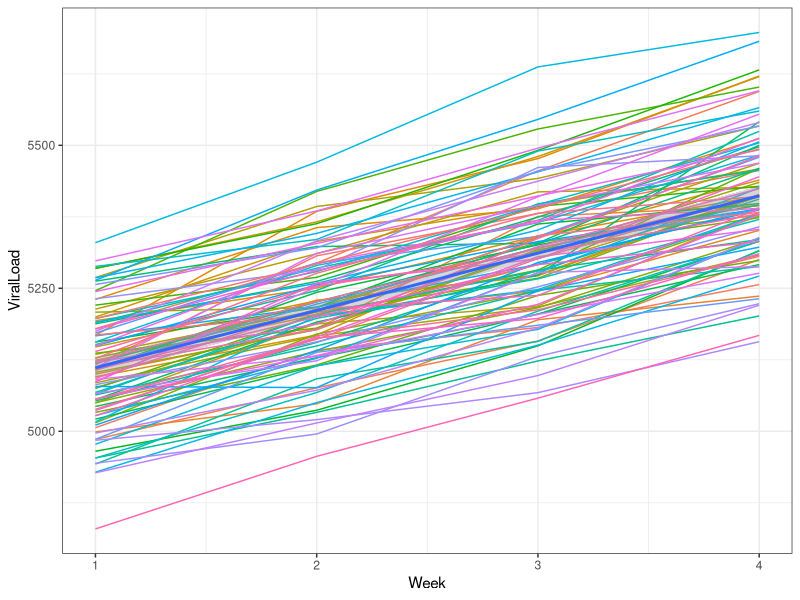
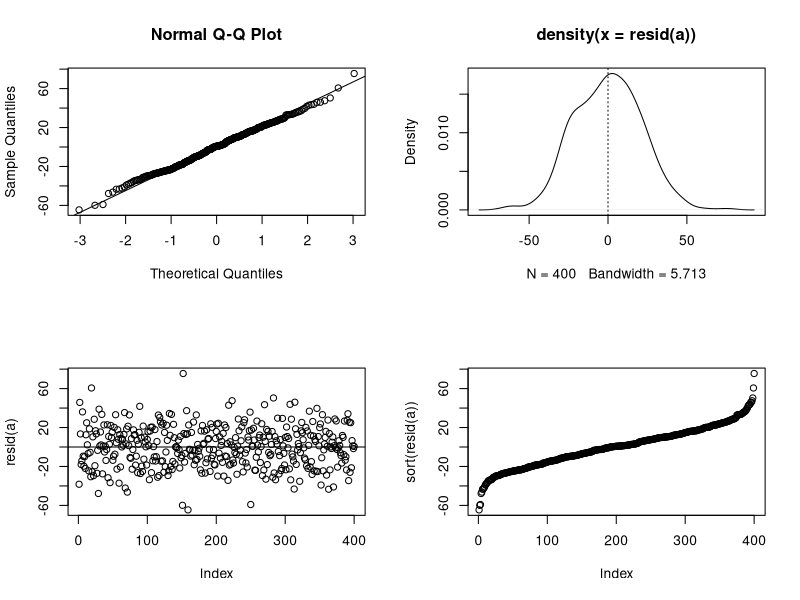
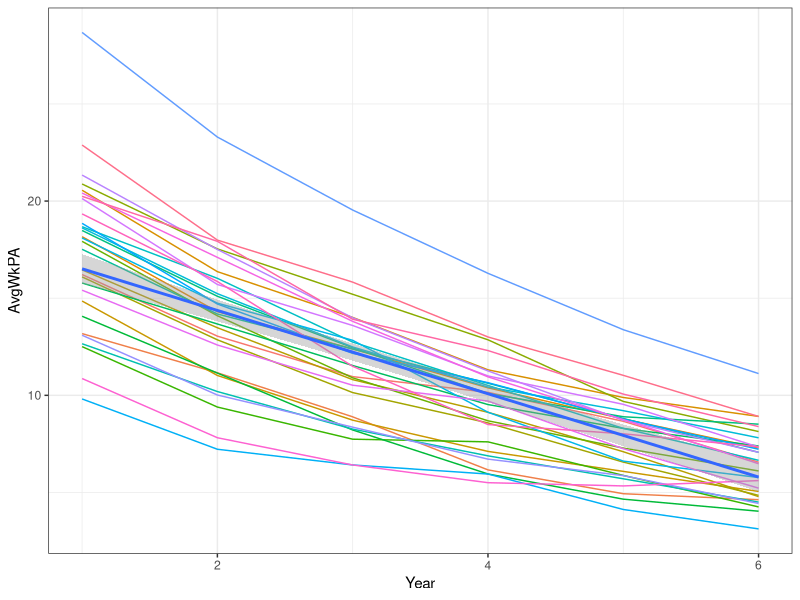
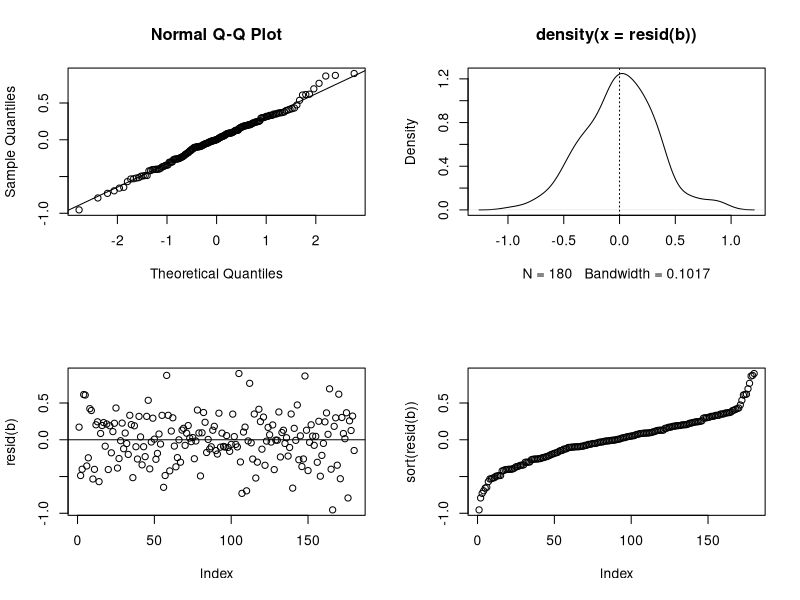

These charts were generated, in order, by the following R code:
## ---- chunk 1
knitr::opts_chunk$set(echo = TRUE, warning = F, message = F)

library(ggplot2)
library(lmerTest)
library(dplyr)
## ---- chunk 2
dat1 <- read.csv("Viral Load.csv")
sum(is.na(dat1))
str(dat1)
dat1$Subject <- as.factor(dat1$Subject)
dat1$Treatment <- as.factor(dat1$Treatment)
## ---- chunk 3
#Visualize Subjects Over Time 

dat1 %>% 
  ggplot(aes(x = Week, 
             y = ViralLoad, 
             color = factor(Subject), 
             group = Subject)) + 
  geom_line() +  # individual trajectory
  geom_smooth(aes(group = 1), method = "lm") +  # overall trend line
  theme_bw() +
  #facet_wrap(~Treatment) +
  theme(legend.position = "none")
## ---- chunk 4
a <- lmer(ViralLoad ~ Week * Treatment + 
            (1 + Week|Treatment:Subject),  
          data = dat1)
## ---- chunk 5
#Check Model Assumptions 

#Check normality, homoskedasticity, and for potential outliers of model residuals.
#Normality
par(mfrow = c(2,2)) #Make the plot screen into 4 parts
qqnorm(resid(a)) #Display the 1st plot of the actual response values v the estimated values
qqline(resid(a)) #Makes the expected line of values
plot(density(resid(a))) #Display 2nd plot of distribution of residuals
abline(v=0,lty=3) #Dotted line on the mean=0
#Homoskedasticity
plot(resid(a)) #Display 3rd plot as the distribution of the residuals
abline(h=0) #Straight line along resid=0
#Outliers
plot(sort(resid(a))) #Display 4th 

## ---- chunk 6
summary(a)
## ---- chunk 7
dat2 <- read.csv("AvgWeeklyPA.csv")
sum(is.na(dat2))
str(dat2)
dat2$Subject <- as.factor(dat2$Subject)
## ---- chunk 8
#Visualize Subjects Over Time 
dat2 %>% 
  ggplot(aes(x = Year, 
             y = AvgWkPA, 
             color = factor(Subject), 
             group = Subject)) + 
  geom_line() +  # individual trajectory
  geom_smooth(aes(group = 1), method = "lm") +  # overall trend line
  theme_bw() +
  #facet_wrap(~Intervention) +
  theme(legend.position = "none")
## ---- chunk 9
b <- lmer(AvgWkPA ~ Year + 
            Intervention +
            I(Year^2) + 
            Year:Intervention + 
            I(Year^2):Intervention +
            (Year + I(Year^2)|Subject) , 
          data = dat2)
## ---- chunk 10
#Check Model Assumptions 

#Check normality, homoskedasticity, and for potential outliers of model residuals.
#Normality
par(mfrow = c(2,2)) #Make the plot screen into 4 parts
qqnorm(resid(b)) #Display the 1st plot of the actual response values v the estimated values
qqline(resid(b)) #Makes the expected line of values
plot(density(resid(b))) #Display 2nd plot of distribution of residuals
abline(v=0,lty=3) #Dotted line on the mean=0
#Homoskedasticity
plot(resid(b)) #Display 3rd plot as the distribution of the residuals
abline(h=0) #Straight line along resid=0
#Outliers
plot(sort(resid(b))) #Display 4th 

## ---- chunk 11
summary(b)
